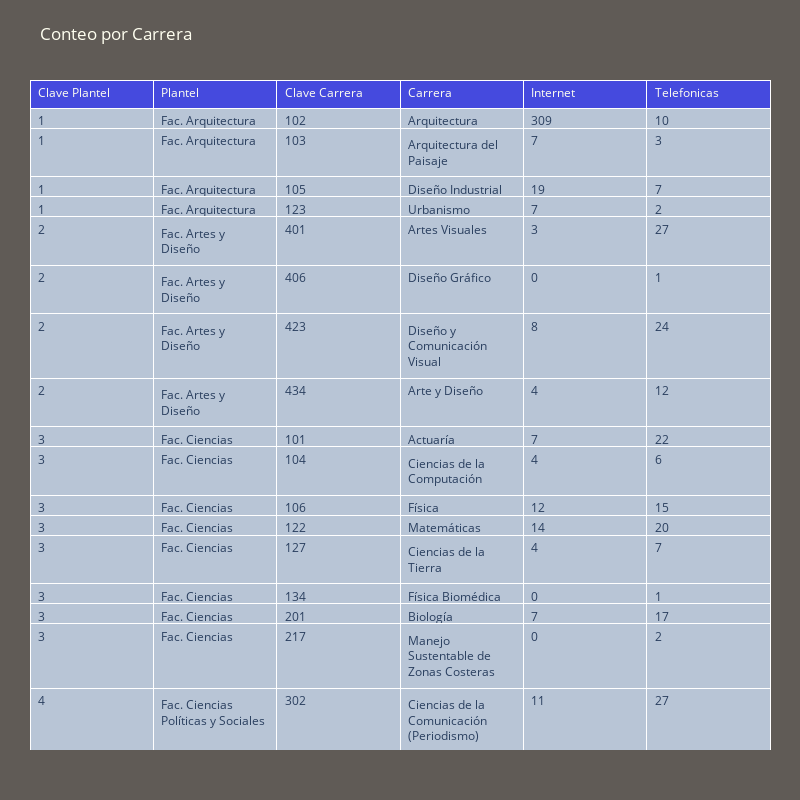

This figure's notebook cell:
### Code cell
import plotly.graph_objects as go

df = context['porCarrera']
fig = go.Figure(data = [go.Table(header = dict(values = ['Clave Plantel', 'Plantel', 'Clave Carrera', 'Carrera', 'Internet', 'Telefonicas'], fill_color='#454ADE', align='left', font=dict(color='Ivory')),
                                 cells = dict(values=[df.ClavePlantel, df.Plantel, df.ClaveCarrera, df.Carrera, df.Internet, df.Telefonicas], align='left', fill_color= '#b8c5d6'))],
                layout_title_text ='Conteo por Carrera',
                layout_title_font = go.layout.title.Font(color = 'Ivory'))

fig_params = {'autosize':False,
    'width':800,
    'height': 800,
    'paper_bgcolor':"#605B56",
    'margin' : dict(l=30, r=30, t=80, b=50)}

fig.update_layout(fig_params)
fig.update_layout()
fig.show()

### Figure 1 — Plotly figure (JSON) as saved in the notebook; plotly's stock layout.template omitted (floating-point values rounded to 4 significant figures; data arrays with more than 128 entries replaced by an {"elided": "..."} marker saying what was removed)
{"data": [{"cells": {"align": "left", "fill": {"color": "#b8c5d6"}, "values": {"elided": "6x173 mixed values"}}, "header": {"align": "left", "fill": {"color": "#454ADE"}, "font": {"color": "Ivory"}, "values": ["Clave Plantel", "Plantel", "Clave Carrera", "Carrera", "Internet", "Telefonicas"]}, "type": "table"}], "layout": {"autosize": false, "height": 800, "margin": {"b": 50, "l": 30, "r": 30, "t": 80}, "paper_bgcolor": "#605B56", "title": {"font": {"color": "Ivory"}, "text": "Conteo por Carrera"}, "width": 800}}
